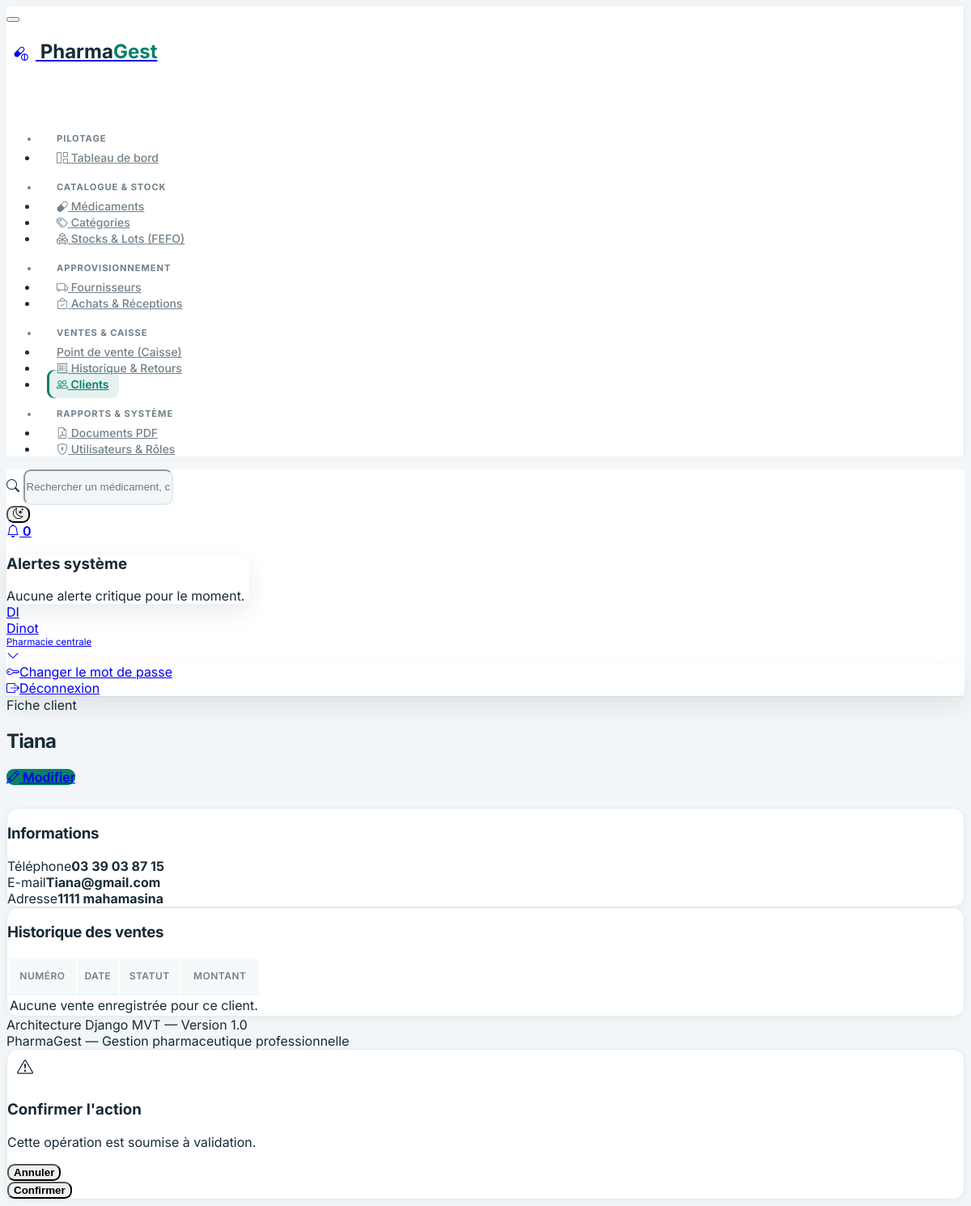
Page /clients/1/ (signed in) on the committed database.
### utilisateurs/models.py (models this page shows, shortened)
class Utilisateur(AbstractUser):
    ROLE_ADMIN = 'ADMIN'
    ROLE_PHARMACIEN = 'PHARMACIEN'
    ROLE_GESTIONNAIRE_STOCK = 'GESTIONNAIRE_STOCK'
    ROLE_CAISSIER = 'CAISSIER'
    ROLE_RESPONSABLE_GESTION = 'RESPONSABLE_GESTION'
    ROLE_CHOICES = [
        (ROLE_ADMIN, 'Administrateur'),
        (ROLE_PHARMACIEN, 'Pharmacien responsable'),
        (ROLE_GESTIONNAIRE_STOCK, 'Gestionnaire de stock'),
        (ROLE_CAISSIER, 'Caissier'),
        (ROLE_RESPONSABLE_GESTION, 'Responsable de gestion'),
    ]
    role = models.CharField(
        max_length=30,
        choices=ROLE_CHOICES,
        default=ROLE_CAISSIER,
        verbose_name='Rôle principal',
    )
    telephone = models.CharField(max_length=20, blank=True, verbose_name='Téléphone')
    class Meta:
        verbose_name = 'Utilisateur'
        verbose_name_plural = 'Utilisateurs'
        ordering = ['username']

### clients/models.py (models this page shows, shortened)
class Client(models.Model):
    nom = models.CharField(max_length=150, verbose_name='Nom complet')
    telephone = models.CharField(max_length=30, blank=True, verbose_name='Téléphone')
    email = models.EmailField(blank=True, verbose_name='Adresse e-mail')
    adresse = models.TextField(blank=True, verbose_name='Adresse')
    actif = models.BooleanField(default=True, verbose_name='Actif')
    date_creation = models.DateTimeField(auto_now_add=True, verbose_name='Date de création')
    class Meta:
        verbose_name = 'Client'
        verbose_name_plural = 'Clients'
        ordering = ['nom']

### clients/views.py (the view)
# urls.py: path('<int:pk>/', views.client_detail, name='client_detail'),
@login_required
@permission_required('clients.view_client', raise_exception=True)
def client_detail(request, pk):
    client = get_object_or_404(Client, pk=pk)
    ventes = client.ventes.all().order_by('-date_vente')
    return render(request, 'clients/detail.html', {'client': client, 'ventes': ventes})

### templates/clients/detail.html (shortened to what this page needs)
{% extends 'base.html' %}
{% block page_pretitle %}Fiche client{% endblock %}
{% block page_title %}{{ client.nom }}{% endblock %}
{% block page_actions %}
<a href="{% url 'clients:client_update' client.pk %}" class="btn btn-primary">
    <i class="bi bi-pencil me-1"></i> Modifier
</a>
{% endblock %}
{% block content %}
<div class="row g-4">
    <div class="col-lg-4">
        <div class="card pg-card p-4">
            <h3 class="card-title mb-3">Informations</h3>
            <div class="mb-2"><span class="text-secondary small d-block">Téléphone</span><strong>{{ client.telephone|default:"—" }}</strong></div>
            <div class="mb-2"><span class="text-secondary small d-block">E-mail</span><strong>{{ client.email|default:"—" }}</strong></div>
            <div class="mb-2"><span class="text-secondary small d-block">Adresse</span><strong>{{ client.adresse|default:"—" }}</strong></div>
        </div>
    </div>
    <div class="col-lg-8">
        <div class="card pg-card">
            <div class="card-header"><h3 class="card-title">Historique des ventes</h3></div>
            <div class="table-responsive">
                <table class="table table-vcenter card-table pg-table">
                    <thead><tr><th>Numéro</th><th>Date</th><th>Statut</th><th>Montant</th></tr></thead>
                    <tbody>
                        {% for v in ventes %}
                        <tr>
                            <td class="fw-semibold">{{ v.numero }}</td>
                            <td>{{ v.date_vente|date:"d/m/Y H:i" }}</td>
                            <td><span class="badge bg-primary-lt text-primary">{{ v.get_statut_display }}</span></td>
                            <td>{{ v.montant_total|floatformat:0 }} Ar</td>
                        </tr>
                        {% empty %}
                        <tr><td colspan="4" class="text-center py-4 text-secondary">Aucune vente enregistrée pour ce client.</td></tr>
                        {% endfor %}
                    </tbody>
                </table>
            </div>
        </div>
    </div>
</div>
{% endblock %}

### templates/includes/navbar.html (shortened to what this page needs)
<header class="navbar navbar-expand-md d-none d-lg-flex d-print-none pg-navbar sticky-top">
    <div class="container-xl">
        <div class="navbar-nav flex-row align-items-center w-100">
            <form action="{% url 'medicaments:medicament_list' %}" method="get" class="d-flex flex-grow-1 me-4" style="max-width: 420px;">
                <div class="input-icon w-100">
                    <span class="input-icon-addon"><i class="bi bi-search"></i></span>
                    <input type="text" name="q" class="form-control form-control-sm" placeholder="Rechercher un médicament, code-barres, lot...">
                </div>
            </form>
            <div class="ms-auto d-flex align-items-center gap-2">
                <button type="button" id="pg-theme-toggle" class="btn btn-icon btn-ghost-secondary" title="Changer de thème">
                    <i id="pg-theme-icon" class="bi bi-moon-stars"></i>
                </button>
                <div class="nav-item dropdown">
                    <a href="#" class="btn btn-icon btn-ghost-secondary position-relative" data-bs-toggle="dropdown" aria-label="Notifications">
                        <i class="bi bi-bell"></i>
                        <span class="badge bg-danger badge-pill badge-notification">0</span>
                    </a>
                    <div class="dropdown-menu dropdown-menu-end dropdown-menu-card" style="width: 300px;">
                        <div class="card border-0">
                            <div class="card-header py-2">
                                <h3 class="card-title fs-5">Alertes système</h3>
                            </div>
                            <div class="card-body py-3 text-center text-secondary small">
                                Aucune alerte critique pour le moment.
                            </div>
                        </div>
                    </div>
                </div>
                <div class="nav-item dropdown ps-2">
                    <a href="#" class="nav-link d-flex lh-1 text-reset p-0 align-items-center gap-2" data-bs-toggle="dropdown">
                        <span class="avatar avatar-sm rounded-circle bg-primary-lt text-primary fw-bold">
                            {% if request.user.is_authenticated %}
                                {{ request.user.username|slice:":2"|upper }}
                            {% else %}
                                PG
                            {% endif %}
                        </span>
                        <div class="d-none d-xl-block">
                            <div class="fw-semibold small">
                                {% if request.user.is_authenticated %}{{ request.user.username }}{% else %}Session invité{% endif %}
                            </div>
                            <div class="text-muted" style="font-size: 0.72rem;">Pharmacie centrale</div>
                        </div>
                        <i class="bi bi-chevron-down small text-muted"></i>
                    </a>
                    <div class="dropdown-menu dropdown-menu-end dropdown-menu-arrow">
                        <a href="{% url 'password_change' %}" class="dropdown-item"><i class="bi bi-key me-2"></i>Changer le mot de passe</a>
                        <a href="{% url 'logout' %}" class="dropdown-item text-danger"><i class="bi bi-box-arrow-right me-2"></i>Déconnexion</a>
                    </div>
                </div>
            </div>
        </div>
    </div>
</header>

### static/css/pharmagest.css (style rules this page uses)
:root, [data-bs-theme="light"] { --pg-primary: #087f6b; --pg-primary-hover: #066653; --pg-primary-soft: rgba(8, 127, 107, 0.10); --pg-bg-body: #f3f6f8; --pg-bg-surface: #ffffff; --pg-bg-sidebar: #ffffff; --pg-border: #e5ebee; --pg-text-main: #172b36; --pg-text-muted: #71818a; --pg-shadow-sm: 0 2px 8px rgba(24, 48, 58, 0.045); --pg-shadow-md: 0 12px 28px rgba(24, 48, 58, 0.09); --tblr-primary: #087f6b; --tblr-primary-rgb: 8, 127, 107; --tblr-font-sans-serif: 'Inter', -apple-system, BlinkMacSystemFont, 'Segoe UI', Roboto, sans-serif; }
body { font-family: 'Inter', -apple-system, BlinkMacSystemFont, 'Segoe UI', Roboto, sans-serif; background-color: var(--pg-bg-body); color: var(--pg-text-main); transition: background-color 0.2s ease, color 0.2s ease; }
.pg-navbar { background-color: var(--pg-bg-surface); border-bottom: 1px solid var(--pg-border); backdrop-filter: blur(8px); }
.pg-card { background-color: var(--pg-bg-surface); border: 1px solid var(--pg-border); border-radius: 12px; box-shadow: var(--pg-shadow-sm); transition: transform 0.18s ease, box-shadow 0.18s ease; }
.btn-primary { background-color: var(--pg-primary); border-color: var(--pg-primary); }
.pg-table thead th { font-size: 0.75rem; font-weight: 600; text-transform: uppercase; letter-spacing: 0.04em; color: var(--pg-text-muted); border-bottom: 1px solid var(--pg-border); background-color: transparent; }
.pg-table tbody tr { transition: background-color 0.14s ease; }
body { background: var(--pg-bg-body); color: var(--pg-text-main); }
.pg-navbar { min-height: 68px; background-color: color-mix(in srgb, var(--pg-bg-surface) 94%, transparent); border-color: var(--pg-border); backdrop-filter: blur(14px); }
.pg-navbar .form-control { min-height: 38px; border-color: var(--pg-border); border-radius: 9px; background: var(--pg-bg-body); }
.pg-card { border-color: var(--pg-border); border-radius: 14px; box-shadow: var(--pg-shadow-sm); }
.pg-card .card-header, .pg-card .card-footer { border-color: var(--pg-border); }
.pg-card .card-title { letter-spacing: -0.015em; }
.pg-table thead th { padding-top: 0.9rem; padding-bottom: 0.9rem; background: color-mix(in srgb, var(--pg-bg-body) 72%, var(--pg-bg-surface)); }
.pg-table tbody td { border-color: var(--pg-border); }
.form-control, .form-select, .input-group-text { border-color: var(--pg-border); border-radius: 9px; }
.btn { border-radius: 9px; font-weight: 600; }
.dropdown-menu { border-color: var(--pg-border); border-radius: 12px; box-shadow: var(--pg-shadow-md); }

### rows in the picture
Utilisateur: user.username "DI", user.username "Dinot"
Client: nom "Tiana", telephone "03 39 03 87 15", email "Tiana@gmail.com", adresse "1111 mahamasina"
